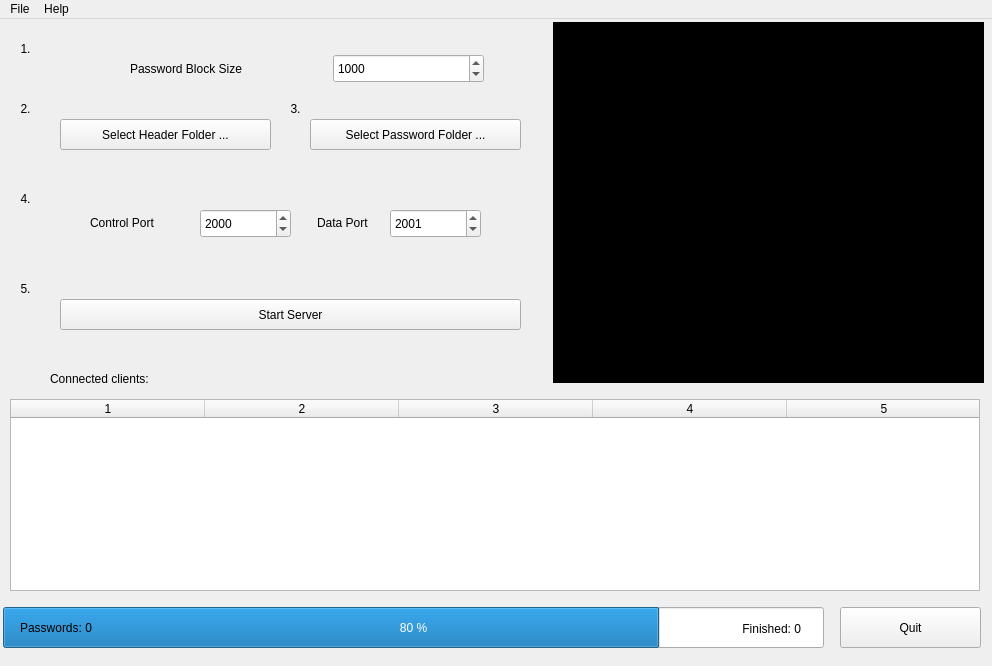
<?xml version="1.0" encoding="UTF-8"?>
<ui version="4.0">
 <class>ServerView</class>
 <widget class="QMainWindow" name="ServerView">
  <property name="geometry">
   <rect>
    <x>0</x>
    <y>0</y>
    <width>992</width>
    <height>666</height>
   </rect>
  </property>
  <property name="windowTitle">
   <string>TrueCrack Extended</string>
  </property>
  <property name="styleSheet">
   <string notr="true"/>
  </property>
  <widget class="QWidget" name="centralwidget">
   <widget class="QListWidget" name="LogListWidget">
    <property name="geometry">
     <rect>
      <x>553</x>
      <y>3</y>
      <width>431</width>
      <height>361</height>
     </rect>
    </property>
    <property name="styleSheet">
     <string notr="true">background-color: rgb(0, 0, 0);
color: rgb(50, 255, 50);</string>
    </property>
   </widget>
   <widget class="QLabel" name="label">
    <property name="geometry">
     <rect>
      <x>50</x>
      <y>350</y>
      <width>121</width>
      <height>19</height>
     </rect>
    </property>
    <property name="text">
     <string>Connected clients:</string>
    </property>
   </widget>
   <widget class="QPushButton" name="QuitPushButton">
    <property name="geometry">
     <rect>
      <x>840</x>
      <y>588</y>
      <width>141</width>
      <height>41</height>
     </rect>
    </property>
    <property name="text">
     <string>Quit</string>
    </property>
   </widget>
   <widget class="QPushButton" name="StartServerPushButton">
    <property name="geometry">
     <rect>
      <x>60</x>
      <y>280</y>
      <width>461</width>
      <height>31</height>
     </rect>
    </property>
    <property name="styleSheet">
     <string notr="true"/>
    </property>
    <property name="text">
     <string>Start Server</string>
    </property>
    <property name="default">
     <bool>false</bool>
    </property>
   </widget>
   <widget class="QProgressBar" name="PasswordsProcessedProgressBar">
    <property name="geometry">
     <rect>
      <x>3</x>
      <y>588</y>
      <width>821</width>
      <height>41</height>
     </rect>
    </property>
    <property name="styleSheet">
     <string notr="true"/>
    </property>
    <property name="value">
     <number>80</number>
    </property>
    <property name="format">
     <string>%p %</string>
    </property>
   </widget>
   <widget class="QPushButton" name="SelectVolumeFilePushButton">
    <property name="geometry">
     <rect>
      <x>60</x>
      <y>100</y>
      <width>211</width>
      <height>31</height>
     </rect>
    </property>
    <property name="styleSheet">
     <string notr="true"/>
    </property>
    <property name="text">
     <string>Select Header Folder ...</string>
    </property>
    <property name="default">
     <bool>false</bool>
    </property>
   </widget>
   <widget class="QPushButton" name="SelectPasswordListFilePushButton">
    <property name="geometry">
     <rect>
      <x>310</x>
      <y>100</y>
      <width>211</width>
      <height>31</height>
     </rect>
    </property>
    <property name="styleSheet">
     <string notr="true"/>
    </property>
    <property name="text">
     <string>Select Password Folder ...</string>
    </property>
    <property name="default">
     <bool>false</bool>
    </property>
   </widget>
   <widget class="QLabel" name="PasswordsAllLabel">
    <property name="geometry">
     <rect>
      <x>20</x>
      <y>599</y>
      <width>221</width>
      <height>19</height>
     </rect>
    </property>
    <property name="text">
     <string>Passwords: 0</string>
    </property>
   </widget>
   <widget class="QLabel" name="PasswordsFinishedLabel">
    <property name="geometry">
     <rect>
      <x>610</x>
      <y>600</y>
      <width>191</width>
      <height>20</height>
     </rect>
    </property>
    <property name="text">
     <string>Finished: 0</string>
    </property>
    <property name="alignment">
     <set>Qt::AlignRight|Qt::AlignTrailing|Qt::AlignVCenter</set>
    </property>
   </widget>
   <widget class="QLabel" name="label_13">
    <property name="geometry">
     <rect>
      <x>10</x>
      <y>20</y>
      <width>31</width>
      <height>19</height>
     </rect>
    </property>
    <property name="styleSheet">
     <string notr="true">font: 75 14pt &quot;Segoe&quot;;</string>
    </property>
    <property name="text">
     <string>1.</string>
    </property>
    <property name="alignment">
     <set>Qt::AlignCenter</set>
    </property>
   </widget>
   <widget class="QLabel" name="label_14">
    <property name="geometry">
     <rect>
      <x>10</x>
      <y>80</y>
      <width>31</width>
      <height>19</height>
     </rect>
    </property>
    <property name="styleSheet">
     <string notr="true">font: 75 14pt &quot;Segoe&quot;;</string>
    </property>
    <property name="text">
     <string>2.</string>
    </property>
    <property name="alignment">
     <set>Qt::AlignCenter</set>
    </property>
   </widget>
   <widget class="QLabel" name="label_15">
    <property name="geometry">
     <rect>
      <x>10</x>
      <y>170</y>
      <width>31</width>
      <height>19</height>
     </rect>
    </property>
    <property name="styleSheet">
     <string notr="true">font: 75 14pt &quot;Segoe&quot;;</string>
    </property>
    <property name="text">
     <string>4.</string>
    </property>
    <property name="alignment">
     <set>Qt::AlignCenter</set>
    </property>
   </widget>
   <widget class="QTableWidget" name="ClientsTableWidget">
    <property name="geometry">
     <rect>
      <x>10</x>
      <y>380</y>
      <width>970</width>
      <height>192</height>
     </rect>
    </property>
    <property name="horizontalScrollBarPolicy">
     <enum>Qt::ScrollBarAlwaysOff</enum>
    </property>
    <property name="columnCount">
     <number>5</number>
    </property>
    <property name="horizontalHeaderMaximumSectionSize" stdset="0">
     <number>194</number>
    </property>
    <attribute name="horizontalHeaderDefaultSectionSize">
     <number>194</number>
    </attribute>
    <column/>
    <column/>
    <column/>
    <column/>
    <column/>
   </widget>
   <widget class="QSpinBox" name="PasswordBlockSizeSpinBox">
    <property name="geometry">
     <rect>
      <x>333</x>
      <y>35</y>
      <width>151</width>
      <height>29</height>
     </rect>
    </property>
    <property name="minimum">
     <number>10</number>
    </property>
    <property name="maximum">
     <number>999999999</number>
    </property>
    <property name="singleStep">
     <number>50</number>
    </property>
    <property name="value">
     <number>1000</number>
    </property>
   </widget>
   <widget class="QSpinBox" name="DataPortSpinBox">
    <property name="geometry">
     <rect>
      <x>390</x>
      <y>190</y>
      <width>91</width>
      <height>29</height>
     </rect>
    </property>
    <property name="minimum">
     <number>1024</number>
    </property>
    <property name="maximum">
     <number>65535</number>
    </property>
    <property name="value">
     <number>2001</number>
    </property>
   </widget>
   <widget class="QLabel" name="label_2">
    <property name="geometry">
     <rect>
      <x>317</x>
      <y>194</y>
      <width>81</width>
      <height>19</height>
     </rect>
    </property>
    <property name="text">
     <string>Data Port</string>
    </property>
   </widget>
   <widget class="QLabel" name="label_3">
    <property name="geometry">
     <rect>
      <x>90</x>
      <y>194</y>
      <width>81</width>
      <height>19</height>
     </rect>
    </property>
    <property name="text">
     <string>Control Port</string>
    </property>
   </widget>
   <widget class="QSpinBox" name="ControlPortSpinBox">
    <property name="geometry">
     <rect>
      <x>200</x>
      <y>190</y>
      <width>91</width>
      <height>29</height>
     </rect>
    </property>
    <property name="minimum">
     <number>1024</number>
    </property>
    <property name="maximum">
     <number>65535</number>
    </property>
    <property name="value">
     <number>2000</number>
    </property>
   </widget>
   <widget class="QLabel" name="label_4">
    <property name="geometry">
     <rect>
      <x>130</x>
      <y>40</y>
      <width>141</width>
      <height>19</height>
     </rect>
    </property>
    <property name="text">
     <string>Password Block Size</string>
    </property>
   </widget>
   <widget class="QLabel" name="label_16">
    <property name="geometry">
     <rect>
      <x>10</x>
      <y>260</y>
      <width>31</width>
      <height>19</height>
     </rect>
    </property>
    <property name="styleSheet">
     <string notr="true">font: 75 14pt &quot;Segoe&quot;;</string>
    </property>
    <property name="text">
     <string>5.</string>
    </property>
    <property name="alignment">
     <set>Qt::AlignCenter</set>
    </property>
   </widget>
   <widget class="QLabel" name="label_17">
    <property name="geometry">
     <rect>
      <x>280</x>
      <y>80</y>
      <width>31</width>
      <height>19</height>
     </rect>
    </property>
    <property name="styleSheet">
     <string notr="true">font: 75 14pt &quot;Segoe&quot;;</string>
    </property>
    <property name="text">
     <string>3.</string>
    </property>
    <property name="alignment">
     <set>Qt::AlignCenter</set>
    </property>
   </widget>
  </widget>
  <widget class="QMenuBar" name="menuBar">
   <property name="geometry">
    <rect>
     <x>0</x>
     <y>0</y>
     <width>992</width>
     <height>27</height>
    </rect>
   </property>
   <widget class="QMenu" name="menuFile">
    <property name="title">
     <string>File</string>
    </property>
    <addaction name="actionQuit"/>
   </widget>
   <widget class="QMenu" name="menuHelp">
    <property name="title">
     <string>Help</string>
    </property>
    <addaction name="actionAbout"/>
   </widget>
   <addaction name="menuFile"/>
   <addaction name="menuHelp"/>
  </widget>
  <action name="actionAbout">
   <property name="text">
    <string>About</string>
   </property>
  </action>
  <action name="actionContact">
   <property name="text">
    <string>Contact</string>
   </property>
  </action>
  <action name="actionQuit">
   <property name="text">
    <string>Quit</string>
   </property>
  </action>
 </widget>
 <resources/>
 <connections/>
</ui>
